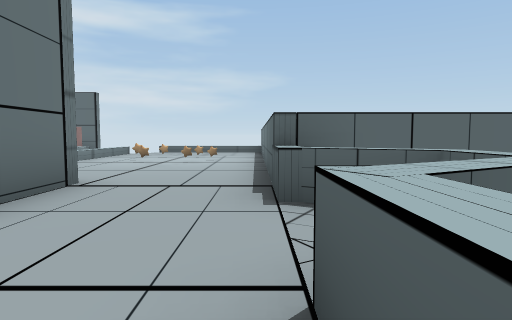
view 1 (above)

14 first-person views from a walk through a 3-D level made in the Unity game engine. The camera is 1.2 m above the floor, tilts 4° down and sees 75° across. The floor is counted in squares, 2 m on a side. Each view is taken from the middle of a square. On the plan, view 1 faces up. The plan holds only what a view shows up to about 10 squares ahead; the rest is blank. The place goes on beyond the plan. The player character is not drawn. Some animated figures are not drawn. Door leaves are left out, so doorways stand open. Some surface patterns are stand-ins.

view 2
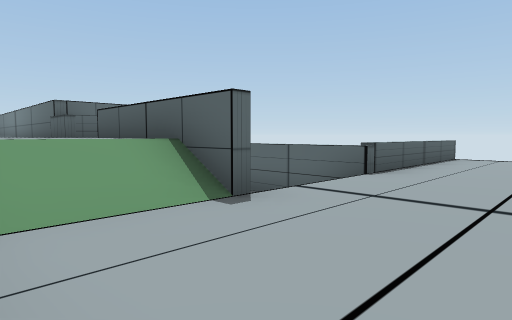

view 3
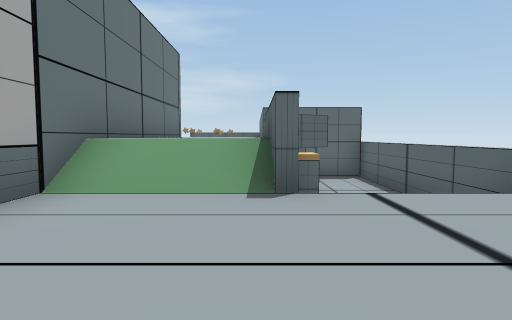

view 4
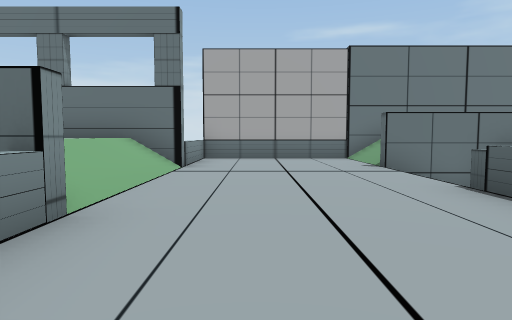

view 5
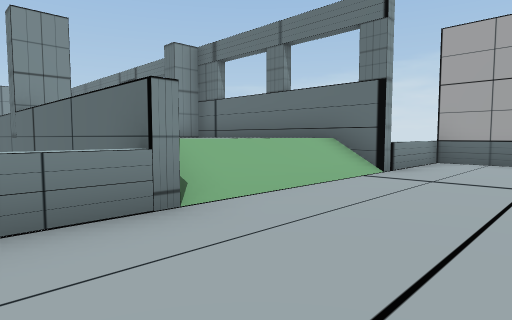

view 6
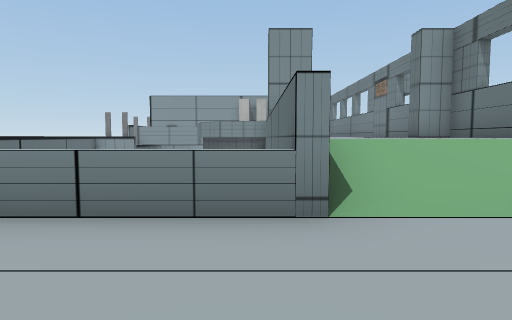

view 7
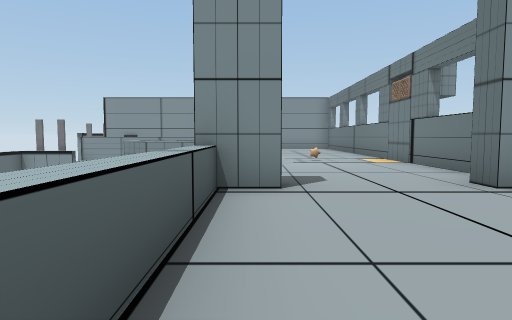

view 8
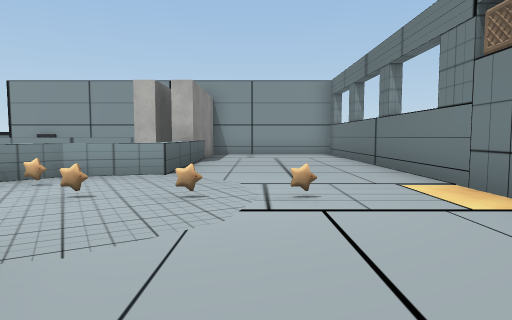

view 9
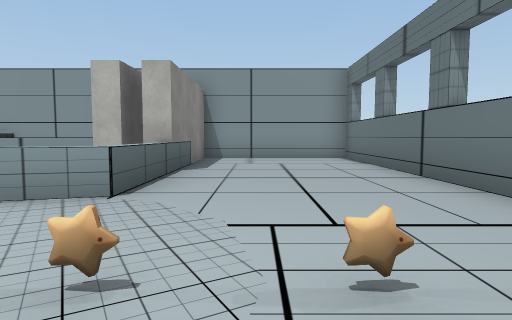

view 10
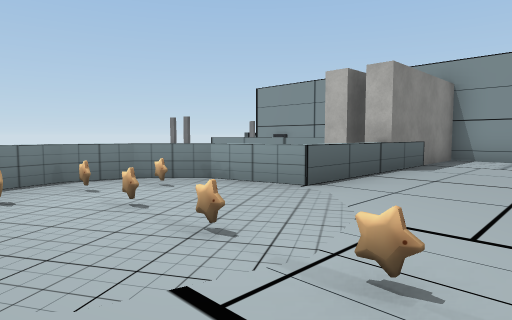

view 11
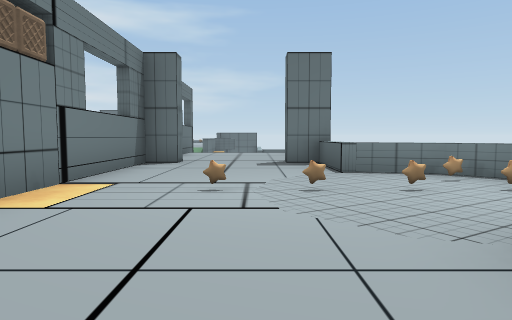

view 12
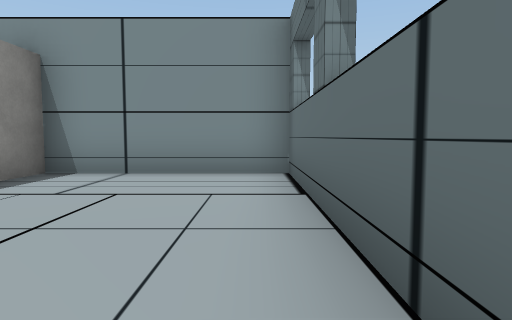

view 13
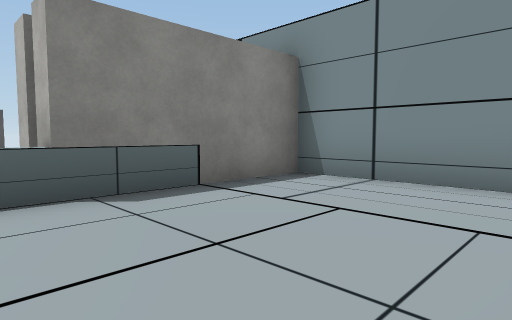

view 14
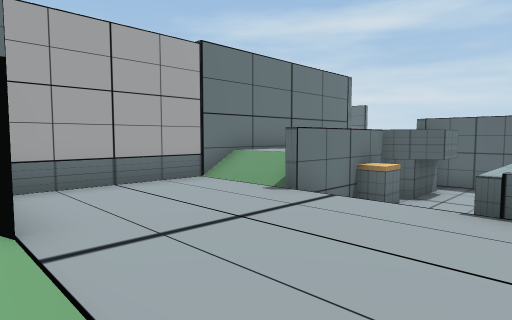

### Floor plan
Key: @ floor where view 1 was taken; # wall or solid block; . main floor; - floor 1.25 m lower than the main floor; _ floor 2.25 m lower than the main floor; / step, stairs or slope; D open door; = window, fence, low wall or low ledge; ^ raised ledge; B bones; O other object.
Columns run from 4 left of view 1 to 8 right of it. Each row starts with its distance up from view 1.
 10 .O...#
  9 .OOO.#
  8 .OO..#
  7 .....#
  6  ....#
  5  ....#
  4  #...###
  3  #..D=_#
  2  #..DD_#
  1  #...=_#
  0  #..@O_#
 -1  #...  #
 -2  #//#//#====#
 -3  #----------
 -4  #----------
 -5  #----------
 -6  #----------
 -7   =^#////=^^
 -8     # ...=
 -9     # ...=
-10     #....=
-11     #....=
-12     ##DD##
-13     #....=
-14     #....==#
-15     #.....B=
-16     #..BBBB=
-17     #.....B=
-18     #....==#
-19     #....=#
-20     #....=
-21     #....##
-22     #....##
-23     #....#
-24     #....#
-25     ######

Where each view was taken, in squares from view 1:
view 1: 0 up, 0 right, facing up
view 2: 5 down, 2 left, facing up-right
view 3: 6 down, 0 right, facing up
view 4: 5 down, 7 right, facing left
view 5: 4 down, 6 right, facing down-left
view 6: 4 down, 5 right, facing down
view 7: 8 down, 4 right, facing down
view 8: 13 down, 3 right, facing down
view 9: 15 down, 3 right, facing down
view 10: 15 down, 2 right, facing down-right
view 11: 20 down, 3 right, facing up
view 12: 19 down, 1 right, facing down
view 13: 20 down, 1 right, facing down-right
view 14: 7 down, 4 right, facing up-left
